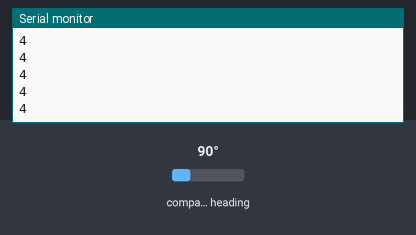
Bench run of a sketch on a simulated Arduino Leonardo, built with avr-gcc and run on an emulated ATmega32U4. On the bench: the last lines printed to the serial monitor. Wiring (inferred from the names in the program): AS5600 angle sensor at I2C address 0x36. The test bench sets the inputs (shaded band); at power-on: compass heading 90°. USB keyboard and mouse output is not drawn.

Above: at 1.2 s.
1.3 s: compass heading set to 7°
At 2.2 s:
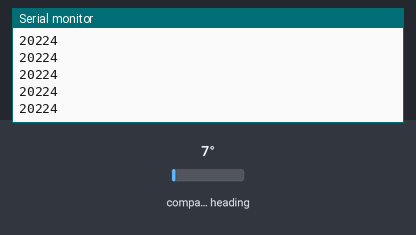
2.8 s: compass heading set to 180°
At 3.6 s:
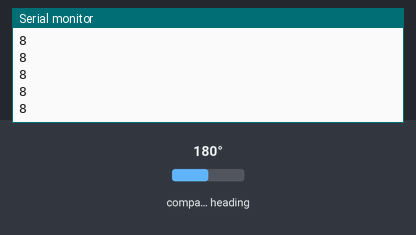
Timing chart, 0 to 5.8 s (numbered marks = the images above; inputs shaded):
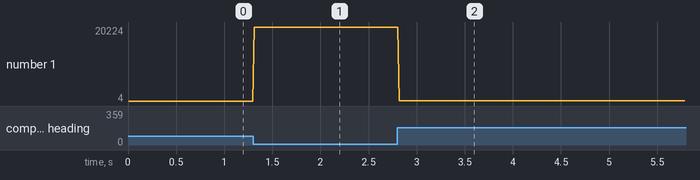

The sketch:

AS5600_Test.ino
```cpp
#include <Wire.h>
#include <Joystick.h>

int encoderAddress = 0x36; //Defautl address of the AS5600 magnetic encoder, don't know yet how to change it
unsigned int lowbyte0, highbyte0, rawAngle0;
unsigned int lowbyte1, highbyte1, rawAngle1;
float auxiliary0, degAngle0;
float auxiliary1, degAngle1;

#define register_1 0x0D
#define register_2 0X0C

Joystick_ Joystick(JOYSTICK_DEFAULT_REPORT_ID,
  JOYSTICK_TYPE_JOYSTICK , 0, 0,
  false, false, true, false, false, false,
  false, false, false, false, false);

const bool initAutoSendMode = true;


void setup () {
  Joystick.begin();
  Joystick.setZAxisRange(0,6000);
  Wire.begin();
  Wire.setClock(100000);
  Serial.begin(115200);

}
void getAngle0() {
  Wire.beginTransmission(encoderAddress);
  Wire.write(register_2);
  Wire.endTransmission();
  Wire.requestFrom(encoderAddress, 1);

  while (Wire.available()== 0);
  lowbyte0 = Wire.read();

  Wire.beginTransmission(encoderAddress);
  Wire.write(register_1);
  Wire.endTransmission();
  Wire.requestFrom(encoderAddress, 1);

  while (Wire.available()== 0);
  highbyte0 = Wire.read();


  highbyte0 = highbyte0 << 8;

  rawAngle0 = highbyte0 | lowbyte0;
  auxiliary0 = rawAngle0;
  degAngle0 = 360*auxiliary0/16384;
  delay(5);
}

void loop () {
  getAngle0();
  Serial.println(rawAngle0);
  Joystick.setZAxis(rawAngle0);
  delay(10);
}
```

Measured:
- after the input at 1.3 s, the serial monitor: prints a new line at once (image 1)
- after the input at 2.8 s, the serial monitor: prints a new line at once (image 2)
- plotted number 1: 4 → 20224 after the input at 1.3 s, 20224 → 8 after the input at 2.8 s
